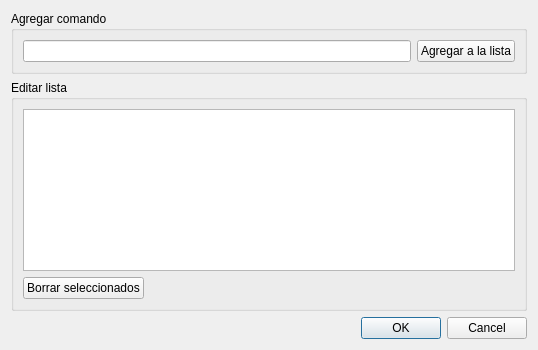
<?xml version="1.0" encoding="UTF-8"?>
<ui version="4.0">
 <class>DialogEditCommandList</class>
 <widget class="QDialog" name="DialogEditCommandList">
  <property name="geometry">
   <rect>
    <x>0</x>
    <y>0</y>
    <width>538</width>
    <height>350</height>
   </rect>
  </property>
  <property name="windowTitle">
   <string>Dialog</string>
  </property>
  <property name="modal">
   <bool>true</bool>
  </property>
  <layout class="QVBoxLayout" name="verticalLayout_2">
   <item>
    <widget class="QGroupBox" name="groupBox_2">
     <property name="title">
      <string>Agregar comando</string>
     </property>
     <layout class="QHBoxLayout" name="horizontalLayout">
      <item>
       <widget class="QLineEdit" name="lineEditAdd"/>
      </item>
      <item>
       <widget class="QPushButton" name="pushButtonAdd">
        <property name="text">
         <string>Agregar a la lista</string>
        </property>
        <property name="icon">
         <iconset theme="list-add"/>
        </property>
       </widget>
      </item>
     </layout>
    </widget>
   </item>
   <item>
    <widget class="QGroupBox" name="groupBox">
     <property name="layoutDirection">
      <enum>Qt::LeftToRight</enum>
     </property>
     <property name="title">
      <string>Editar lista</string>
     </property>
     <layout class="QVBoxLayout" name="verticalLayout">
      <item>
       <widget class="QListWidget" name="listWidgetCommand">
        <property name="dragEnabled">
         <bool>true</bool>
        </property>
        <property name="dragDropMode">
         <enum>QAbstractItemView::DragDrop</enum>
        </property>
        <property name="defaultDropAction">
         <enum>Qt::MoveAction</enum>
        </property>
        <property name="alternatingRowColors">
         <bool>true</bool>
        </property>
        <property name="selectionMode">
         <enum>QAbstractItemView::MultiSelection</enum>
        </property>
       </widget>
      </item>
      <item>
       <widget class="QPushButton" name="pushButtonDelete">
        <property name="sizePolicy">
         <sizepolicy hsizetype="Fixed" vsizetype="Fixed">
          <horstretch>0</horstretch>
          <verstretch>0</verstretch>
         </sizepolicy>
        </property>
        <property name="layoutDirection">
         <enum>Qt::LeftToRight</enum>
        </property>
        <property name="text">
         <string>Borrar seleccionados</string>
        </property>
        <property name="icon">
         <iconset theme="list-remove"/>
        </property>
       </widget>
      </item>
     </layout>
    </widget>
   </item>
   <item>
    <widget class="QDialogButtonBox" name="buttonBox">
     <property name="orientation">
      <enum>Qt::Horizontal</enum>
     </property>
     <property name="standardButtons">
      <set>QDialogButtonBox::Cancel|QDialogButtonBox::Ok</set>
     </property>
    </widget>
   </item>
  </layout>
 </widget>
 <tabstops>
  <tabstop>lineEditAdd</tabstop>
  <tabstop>pushButtonAdd</tabstop>
  <tabstop>pushButtonDelete</tabstop>
  <tabstop>buttonBox</tabstop>
 </tabstops>
 <resources/>
 <connections>
  <connection>
   <sender>buttonBox</sender>
   <signal>accepted()</signal>
   <receiver>DialogEditCommandList</receiver>
   <slot>accept()</slot>
   <hints>
    <hint type="sourcelabel">
     <x>242</x>
     <y>321</y>
    </hint>
    <hint type="destinationlabel">
     <x>157</x>
     <y>274</y>
    </hint>
   </hints>
  </connection>
  <connection>
   <sender>buttonBox</sender>
   <signal>rejected()</signal>
   <receiver>DialogEditCommandList</receiver>
   <slot>reject()</slot>
   <hints>
    <hint type="sourcelabel">
     <x>310</x>
     <y>321</y>
    </hint>
    <hint type="destinationlabel">
     <x>286</x>
     <y>274</y>
    </hint>
   </hints>
  </connection>
  <connection>
   <sender>lineEditAdd</sender>
   <signal>returnPressed()</signal>
   <receiver>pushButtonAdd</receiver>
   <slot>click()</slot>
   <hints>
    <hint type="sourcelabel">
     <x>367</x>
     <y>45</y>
    </hint>
    <hint type="destinationlabel">
     <x>438</x>
     <y>45</y>
    </hint>
   </hints>
  </connection>
 </connections>
</ui>
